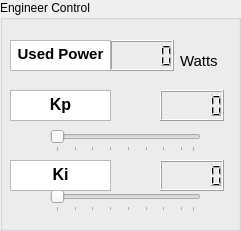
     <widget class="QGroupBox" name="engineer_box">
      <property name="geometry">
       <rect>
        <x>750</x>
        <y>60</y>
        <width>241</width>
        <height>231</height>
       </rect>
      </property>
      <property name="title">
       <string>Engineer Control</string>
      </property>
      <widget class="QLCDNumber" name="used_power_display">
       <property name="geometry">
        <rect>
         <x>110</x>
         <y>40</y>
         <width>64</width>
         <height>31</height>
        </rect>
       </property>
      </widget>
      <widget class="QTextBrowser" name="used_power_txt">
       <property name="geometry">
        <rect>
         <x>10</x>
         <y>40</y>
         <width>101</width>
         <height>31</height>
        </rect>
       </property>
       <property name="verticalScrollBarPolicy">
        <enum>Qt::ScrollBarAlwaysOff</enum>
       </property>
       <property name="horizontalScrollBarPolicy">
        <enum>Qt::ScrollBarAlwaysOff</enum>
       </property>
       <property name="html">
        <string>&lt;!DOCTYPE HTML PUBLIC &quot;-//W3C//DTD HTML 4.0//EN&quot; &quot;http://www.w3.org/TR/REC-html40/strict.dtd&quot;&gt;
&lt;html&gt;&lt;head&gt;&lt;meta name=&quot;qrichtext&quot; content=&quot;1&quot; /&gt;&lt;style type=&quot;text/css&quot;&gt;
p, li { white-space: pre-wrap; }
&lt;/style&gt;&lt;/head&gt;&lt;body style=&quot; font-family:'MS Shell Dlg 2'; font-size:10pt; font-weight:400; font-style:normal;&quot;&gt;
&lt;p align=&quot;center&quot; style=&quot; margin-top:0px; margin-bottom:0px; margin-left:0px; margin-right:0px; -qt-block-indent:0; text-indent:0px;&quot;&gt;&lt;span style=&quot; font-size:11pt; font-weight:696;&quot;&gt;Used Power&lt;/span&gt;&lt;/p&gt;&lt;/body&gt;&lt;/html&gt;</string>
       </property>
      </widget>
      <widget class="QTextBrowser" name="kp_txt">
       <property name="geometry">
        <rect>
         <x>10</x>
         <y>90</y>
         <width>101</width>
         <height>31</height>
        </rect>
       </property>
       <property name="verticalScrollBarPolicy">
        <enum>Qt::ScrollBarAlwaysOff</enum>
       </property>
       <property name="horizontalScrollBarPolicy">
        <enum>Qt::ScrollBarAlwaysOff</enum>
       </property>
       <property name="html">
        <string>&lt;!DOCTYPE HTML PUBLIC &quot;-//W3C//DTD HTML 4.0//EN&quot; &quot;http://www.w3.org/TR/REC-html40/strict.dtd&quot;&gt;
&lt;html&gt;&lt;head&gt;&lt;meta name=&quot;qrichtext&quot; content=&quot;1&quot; /&gt;&lt;style type=&quot;text/css&quot;&gt;
p, li { white-space: pre-wrap; }
&lt;/style&gt;&lt;/head&gt;&lt;body style=&quot; font-family:'MS Shell Dlg 2'; font-size:10pt; font-weight:400; font-style:normal;&quot;&gt;
&lt;p align=&quot;center&quot; style=&quot; margin-top:0px; margin-bottom:0px; margin-left:0px; margin-right:0px; -qt-block-indent:0; text-indent:0px;&quot;&gt;&lt;span style=&quot; font-size:12pt; font-weight:696;&quot;&gt;Kp&lt;/span&gt;&lt;/p&gt;&lt;/body&gt;&lt;/html&gt;</string>
       </property>
      </widget>
      <widget class="QLCDNumber" name="kp_display">
       <property name="geometry">
        <rect>
         <x>160</x>
         <y>90</y>
         <width>64</width>
         <height>31</height>
        </rect>
       </property>
      </widget>
      <widget class="QLCDNumber" name="ki_display">
       <property name="geometry">
        <rect>
         <x>160</x>
         <y>160</y>
         <width>64</width>
         <height>31</height>
        </rect>
       </property>
      </widget>
      <widget class="QSlider" name="ki_slider">
       <property name="geometry">
        <rect>
         <x>50</x>
         <y>190</y>
         <width>151</width>
         <height>22</height>
        </rect>
       </property>
       <property name="minimum">
        <number>1</number>
       </property>
       <property name="maximum">
        <number>24</number>
       </property>
       <property name="pageStep">
        <number>8</number>
       </property>
       <property name="sliderPosition">
        <number>1</number>
       </property>
       <property name="orientation">
        <enum>Qt::Horizontal</enum>
       </property>
       <property name="invertedAppearance">
        <bool>false</bool>
       </property>
       <property name="tickPosition">
        <enum>QSlider::TicksBelow</enum>
       </property>
       <property name="tickInterval">
        <number>3</number>
       </property>
      </widget>
      <widget class="QSlider" name="kp_slider">
       <property name="geometry">
        <rect>
         <x>50</x>
         <y>130</y>
         <width>151</width>
         <height>22</height>
        </rect>
       </property>
       <property name="minimum">
        <number>1</number>
       </property>
       <property name="maximum">
        <number>24</number>
       </property>
       <property name="pageStep">
        <number>8</number>
       </property>
       <property name="sliderPosition">
        <number>1</number>
       </property>
       <property name="orientation">
        <enum>Qt::Horizontal</enum>
       </property>
       <property name="invertedAppearance">
        <bool>false</bool>
       </property>
       <property name="tickPosition">
        <enum>QSlider::TicksBelow</enum>
       </property>
       <property name="tickInterval">
        <number>3</number>
       </property>
      </widget>
      <widget class="QTextBrowser" name="ki_txt_2">
       <property name="geometry">
        <rect>
         <x>10</x>
         <y>160</y>
         <width>101</width>
         <height>31</height>
        </rect>
       </property>
       <property name="verticalScrollBarPolicy">
        <enum>Qt::ScrollBarAlwaysOff</enum>
       </property>
       <property name="horizontalScrollBarPolicy">
        <enum>Qt::ScrollBarAlwaysOff</enum>
       </property>
       <property name="html">
        <string>&lt;!DOCTYPE HTML PUBLIC &quot;-//W3C//DTD HTML 4.0//EN&quot; &quot;http://www.w3.org/TR/REC-html40/strict.dtd&quot;&gt;
&lt;html&gt;&lt;head&gt;&lt;meta name=&quot;qrichtext&quot; content=&quot;1&quot; /&gt;&lt;style type=&quot;text/css&quot;&gt;
p, li { white-space: pre-wrap; }
&lt;/style&gt;&lt;/head&gt;&lt;body style=&quot; font-family:'MS Shell Dlg 2'; font-size:10pt; font-weight:400; font-style:normal;&quot;&gt;
&lt;p align=&quot;center&quot; style=&quot; margin-top:0px; margin-bottom:0px; margin-left:0px; margin-right:0px; -qt-block-indent:0; text-indent:0px;&quot;&gt;&lt;span style=&quot; font-size:12pt; font-weight:696;&quot;&gt;Ki&lt;/span&gt;&lt;/p&gt;&lt;/body&gt;&lt;/html&gt;</string>
       </property>
      </widget>
      <widget class="QLabel" name="watt_txt">
       <property name="geometry">
        <rect>
         <x>180</x>
         <y>50</y>
         <width>51</width>
         <height>21</height>
        </rect>
       </property>
       <property name="font">
        <font>
         <pointsize>11</pointsize>
        </font>
       </property>
       <property name="text">
        <string>Watts</string>
       </property>
      </widget>
     </widget>
